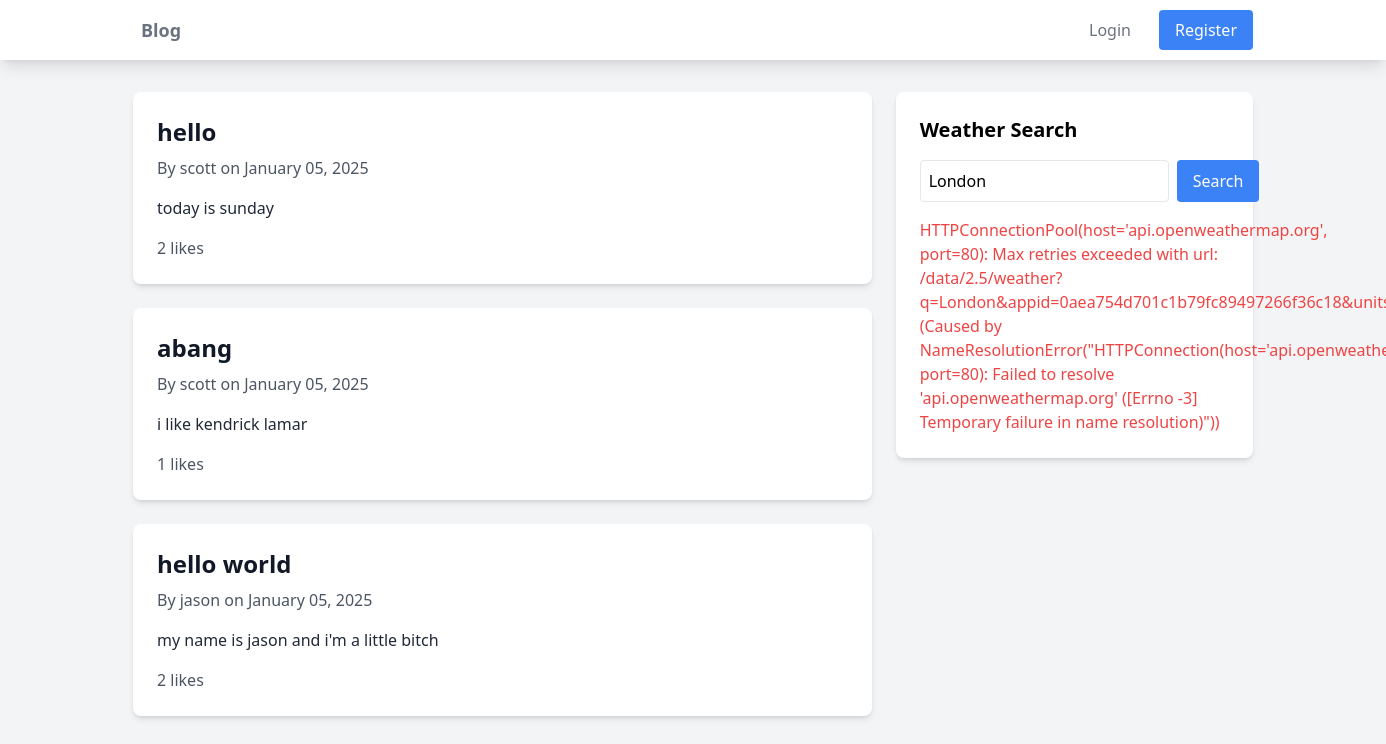
The page / on the database its author committed.
### core/models.py (models this page shows, shortened)
class Post(models.Model):
    title = models.CharField(max_length=200)
    content = models.TextField()
    author = models.ForeignKey(User, on_delete=models.CASCADE)
    created_at = models.DateTimeField(auto_now_add=True)
    updated_at = models.DateTimeField(auto_now=True)
    image = models.ImageField(upload_to='posts/', null=True, blank=True)
    likes = models.ManyToManyField(User, related_name='liked_posts', blank=True)

### core/views.py (the view)
# urls.py: path('', PostListView.as_view(), name='home'),
class PostListView(ListView):
    model = Post
    template_name = 'core/post_list.html'
    context_object_name = 'posts'
    ordering = ['-created_at']
    paginate_by = 10
    def get_context_data(self, **kwargs):
        context = super().get_context_data(**kwargs)
        city = self.request.GET.get('city', 'London')
        weather_api_key = '0aea754d701c1b79fc89497266f36c18'
        if weather_api_key:
            try:
                weather_url = f'http://api.openweathermap.org/data/2.5/weather?q={city}&appid={weather_api_key}&units=metric'
                response = requests.get(weather_url)
                if response.status_code == 200:
                    weather_data = response.json()
                    context['weather'] = weather_data
                    context['weather_city'] = city
                else:
                    context['weather_error'] = 'City not found'
            except Exception as e:
                context['weather_error'] = str(e)
        else:
            context['weather_error'] = 'Weather API key not configured'
        return context

### templates/core/post_list.html (shortened to what this page needs)
{% extends 'base.html' %} {% block content %}
<div class="grid grid-cols-1 md:grid-cols-3 gap-6">
	<div class="col-span-2">
		{% for post in posts %}
		<article class="bg-white rounded-lg shadow-md mb-6 p-6">
			<h2 class="text-2xl font-bold mb-2">
				<a
					href="{% url 'post-detail' post.pk %}"
					class="text-gray-900 hover:text-blue-600">
					{{ post.title }}
				</a>
			</h2>
			<p class="text-gray-600 mb-4">
				By {{ post.author }} on {{ post.created_at|date:"F d, Y" }}
			</p>
			<p class="text-gray-800">{{ post.content|truncatewords:50 }}</p>
			<div class="mt-4">
				<span class="text-gray-600">{{ post.likes.count }} likes</span>
			</div>
		</article>
		{% empty %}
		<p class="text-gray-600">No posts available.</p>
		{% endfor %}
	</div>
	<div class="col-span-1">
		<div class="bg-white rounded-lg shadow-md p-6 mb-6">
			<h3 class="text-xl font-bold mb-4">Weather Search</h3>
			<form
				method="GET"
				class="mb-4">
				<div class="flex space-x-2">
					<input
						type="text"
						name="city"
						placeholder="Enter city name"
						value="{{ request.GET.city|default:'London' }}"
						class="flex-1 p-2 border rounded focus:outline-none focus:border-blue-500" />
					<button
						type="submit"
						class="bg-blue-500 text-white px-4 py-2 rounded hover:bg-blue-600">
						Search
					</button>
				</div>
			</form>
			{% if weather_error %}
			<div class="text-red-500">{{ weather_error }}</div>
			{% endif %}
		</div>
	</div>
</div>
{% endblock %}

### templates/base.html (shortened to what this page needs)
<!DOCTYPE html>
<html lang="en">
	<head>
		<script src="https://cdn.tailwindcss.com"></script>
	</head>
	<body class="bg-gray-100">
		<nav class="bg-white shadow-lg">
			<div class="max-w-6xl mx-auto px-4">
				<div class="flex justify-between">
					<div class="flex space-x-7">
						<a
							href="{% url 'home' %}"
							class="flex items-center py-4 px-2">
							<span class="font-semibold text-gray-500 text-lg">Blog</span>
						</a>
					</div>
					<div class="flex items-center space-x-3">
						{% if user.is_authenticated %}
						<a
							href="{% url 'post-create' %}"
							class="py-2 px-4 bg-blue-500 text-white rounded hover:bg-blue-600"
							>New Post</a
						>
						<span class="text-gray-500">Welcome, {{ user.username }}</span>
						<a
							href="{% url 'logout' %}"
							class="py-2 px-4 text-gray-500 hover:text-gray-700"
							>Logout</a
						>
						{% else %}
						<a
							href="{% url 'login' %}"
							class="py-2 px-4 text-gray-500 hover:text-gray-700"
							>Login</a
						>
						<a
							href="{% url 'register' %}"
							class="py-2 px-4 bg-blue-500 text-white rounded hover:bg-blue-600"
							>Register</a
						>
						{% endif %}
					</div>
				</div>
			</div>
		</nav>
		<div class="max-w-6xl mx-auto mt-8 px-4">
			 {% block content %} {% endblock %}
		</div>
	</body>
</html>

### rows shown on the page
Post: title "hello", author "scott", created_at "January 05, 2025", content "today is sunday", likes.count "2"
Post: title "abang", author "scott", created_at "January 05, 2025", content "i like kendrick lamar", likes.count "1"
Post: title "hello world", author "jason", created_at "January 05, 2025", content "my name is jason and i'm a little bitch", likes.count "2"
